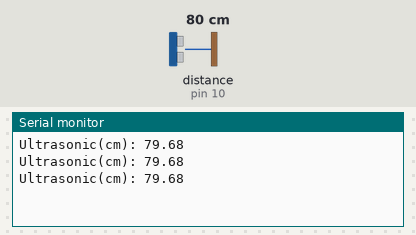
A sketch run on a simulated Arduino Uno, built with avr-gcc and run on an emulated ATmega328P. Parts: the last lines printed to the serial monitor. Wiring (inferred from the names in the program): ultrasonic range finder: trigger pin 9; echo pin 10. Inputs (shaded band) come from the test bench; at power-on: distance to the obstacle (sensor on pin 10) 80 cm. The echo pulse lasts 58.3 µs per cm.

Above: at 1.3 s.
1.4 s: distance to the obstacle (sensor on pin 10) set to 2 cm
At 1.9 s:
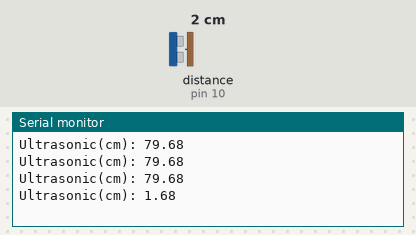
2.9 s: distance to the obstacle (sensor on pin 10) set to 4 cm
At 3.4 s:
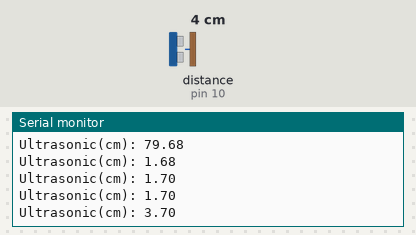
Timing chart, 0 to 5.9 s (numbered marks = the images above; inputs shaded):
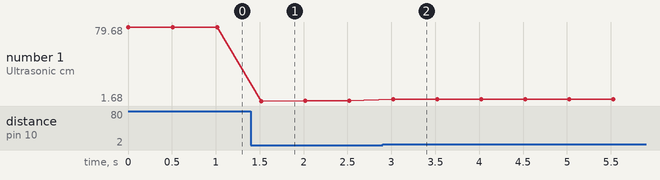

Measured:
- after the input at 1.4 s, the serial monitor: prints a new line after 0.12 s (image 1)
- after the input at 2.9 s, the serial monitor: prints a new line after 0.12 s (image 2)
- plotted number 1: 79.68 → 1.7 after the input at 1.4 s, 1.7 → 3.7 after the input at 2.9 s

The sketch:

experiment_3.ino
```cpp
// Distance Measurement
#define trigPin 9
#define echoPin 10
long duration;
float distanceUS;

void setup()
{
  Serial.begin(9600);
  pinMode(trigPin,OUTPUT);
  pinMode(echoPin,INPUT);
 }

void loop()
{
  digitalWrite(trigPin,LOW);
  delayMicroseconds(2);
  digitalWrite(trigPin,HIGH);
  delayMicroseconds(10);
  digitalWrite(trigPin,LOW);
  duration=pulseIn(echoPin,HIGH);
  distanceUS=duration*0.0343/2;
  Serial.print("Ultrasonic(cm): ");
  Serial.println(distanceUS);
  delay(500);
}
```
